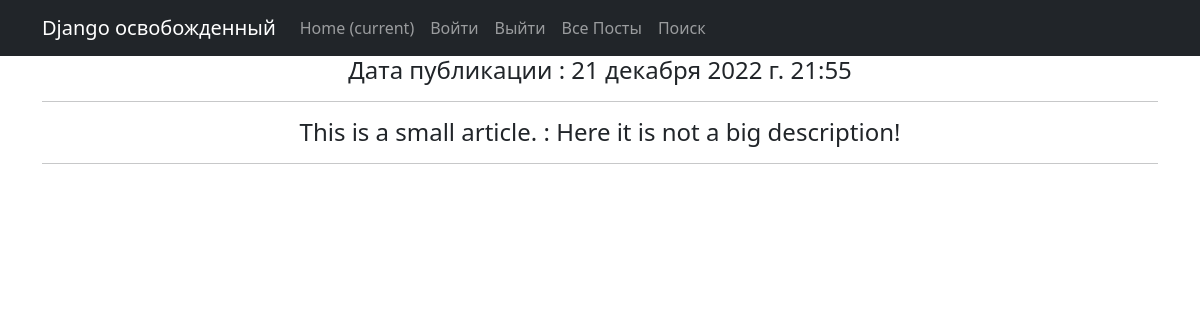
Screenshot of /post/2 with the database file from the repository.
### news/models.py (models this page shows, shortened)
class Post(models.Model):
    author = models.ForeignKey(Author, on_delete=models.CASCADE)
    NEWS = 'NW'
    ARTICLE = 'AR'
    CATEGORY_CHOICES = (
        (NEWS, 'Новость'),
        (ARTICLE, 'Статья'),
    )
    categoryType = models.CharField(max_length=2, choices=CATEGORY_CHOICES, default=ARTICLE)
    dateCreation = models.DateTimeField(auto_now_add=True)
    postCategory = models.ManyToManyField(Category, through='PostCategory')
    title = models.CharField(max_length=128)
    text = models.TextField()
    rating = models.SmallIntegerField(default=0)

### news/views.py (the view)
# urls.py: path('<int:pk>', cache_page(60 * 5)(NewsDetail.as_view()), name='news_detail'),
class NewsDetail(DetailView):
    model = Post
    template_name = 'news.html'
    context_object_name = 'news'
    def get_object(self, *args, **kwargs):  # переопределяем метод получения объекта, как ни странно
        obj = cache.get(f'post-{self.kwargs["pk"]}',
                        None)
        if not obj:
            obj = super().get_object(queryset=self.queryset)
            cache.set(f'post-{self.kwargs["pk"]}', obj)
        return obj

### templates/news.html (shortened to what this page needs)
{% extends 'flatpages/default.html' %}
{% load custom_filters %}
{% block content %}
<h4>Дата публикации : {{ news.dateCreation }}</h4>
<hr>
<h4>{{ news.title }} : {{ news.text }}</h4>
<hr>
{% endblock content %}

### rows the page displays
Post: dateCreation "21 декабря 2022 г. 21:55", title "This is a small article.", text "Here it is not a big description!"
